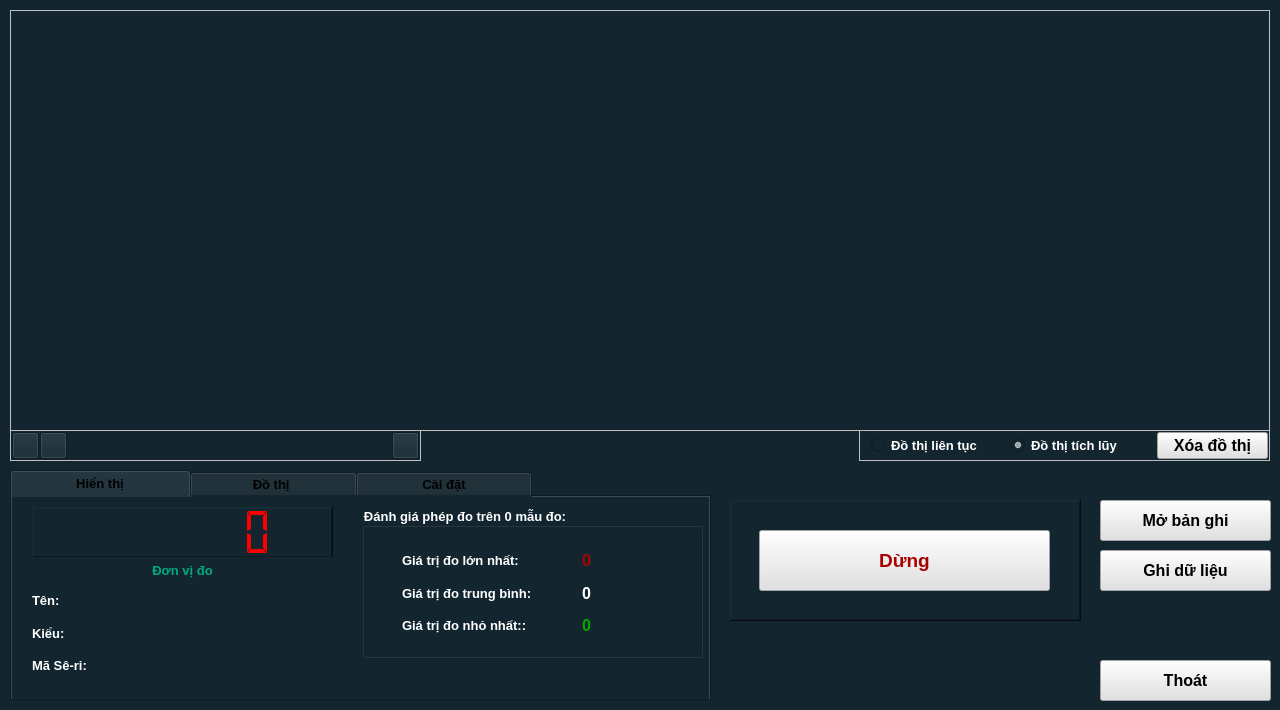
<?xml version="1.0" encoding="UTF-8"?>
<ui version="4.0">
 <class>Vchart_Zoom</class>
 <widget class="QWidget" name="Vchart_Zoom">
  <property name="geometry">
   <rect>
    <x>0</x>
    <y>0</y>
    <width>1280</width>
    <height>710</height>
   </rect>
  </property>
  <property name="windowTitle">
   <string>Phân tích</string>
  </property>
  <property name="windowIcon">
   <iconset resource="../image.qrc">
    <normaloff>:/image/ChartZoom_Icon.jpg</normaloff>:/image/ChartZoom_Icon.jpg</iconset>
  </property>
  <property name="styleSheet">
   <string notr="true">background-color: #132630;</string>
  </property>
  <widget class="QFrame" name="frame_Chart">
   <property name="geometry">
    <rect>
     <x>10</x>
     <y>10</y>
     <width>1260</width>
     <height>421</height>
    </rect>
   </property>
   <property name="styleSheet">
    <string notr="true">QFrame { 
border: 1px solid #C0C0C0;
}</string>
   </property>
   <property name="frameShape">
    <enum>QFrame::StyledPanel</enum>
   </property>
   <property name="frameShadow">
    <enum>QFrame::Raised</enum>
   </property>
  </widget>
  <widget class="QTabWidget" name="tabWidget">
   <property name="geometry">
    <rect>
     <x>10</x>
     <y>470</y>
     <width>701</width>
     <height>231</height>
    </rect>
   </property>
   <property name="font">
    <font>
     <pointsize>10</pointsize>
     <bold>true</bold>
    </font>
   </property>
   <property name="currentIndex">
    <number>0</number>
   </property>
   <widget class="QWidget" name="tab_Infor">
    <attribute name="title">
     <string>               Hiển thị               </string>
    </attribute>
    <widget class="QLCDNumber" name="lcdNumber_Value">
     <property name="geometry">
      <rect>
       <x>20</x>
       <y>10</y>
       <width>301</width>
       <height>51</height>
      </rect>
     </property>
     <property name="styleSheet">
      <string notr="true">background-color: #132630;
color: rgb(255, 0, 0);</string>
     </property>
     <property name="frameShape">
      <enum>QFrame::WinPanel</enum>
     </property>
     <property name="lineWidth">
      <number>1</number>
     </property>
     <property name="smallDecimalPoint">
      <bool>false</bool>
     </property>
     <property name="digitCount">
      <number>7</number>
     </property>
     <property name="segmentStyle">
      <enum>QLCDNumber::Flat</enum>
     </property>
     <property name="value" stdset="0">
      <double>0.000000000000000</double>
     </property>
     <property name="intValue" stdset="0">
      <number>0</number>
     </property>
    </widget>
    <widget class="QGroupBox" name="groupBox_Analysis">
     <property name="geometry">
      <rect>
       <x>350</x>
       <y>10</y>
       <width>341</width>
       <height>151</height>
      </rect>
     </property>
     <property name="font">
      <font>
       <pointsize>10</pointsize>
       <bold>true</bold>
      </font>
     </property>
     <property name="styleSheet">
      <string notr="true">color: rgb(255, 255, 255);</string>
     </property>
     <property name="title">
      <string>Đánh giá phép đo trên 0 mẫu đo:</string>
     </property>
     <property name="flat">
      <bool>false</bool>
     </property>
     <widget class="QWidget" name="verticalLayoutWidget_2">
      <property name="geometry">
       <rect>
        <x>220</x>
        <y>40</y>
        <width>101</width>
        <height>92</height>
       </rect>
      </property>
      <layout class="QVBoxLayout" name="verticalLayout_2">
       <item>
        <widget class="QLabel" name="label_ValueMax">
         <property name="font">
          <font>
           <pointsize>12</pointsize>
           <bold>true</bold>
          </font>
         </property>
         <property name="styleSheet">
          <string notr="true">color: rgb(170, 0, 0);</string>
         </property>
         <property name="text">
          <string>0</string>
         </property>
        </widget>
       </item>
       <item>
        <widget class="QLabel" name="label_ValueAvg">
         <property name="font">
          <font>
           <pointsize>12</pointsize>
           <bold>true</bold>
          </font>
         </property>
         <property name="styleSheet">
          <string notr="true">color: rgb(255, 255, 255);</string>
         </property>
         <property name="text">
          <string>0</string>
         </property>
        </widget>
       </item>
       <item>
        <widget class="QLabel" name="label_ValueMin">
         <property name="font">
          <font>
           <pointsize>12</pointsize>
           <bold>true</bold>
          </font>
         </property>
         <property name="styleSheet">
          <string notr="true">color: rgb(0, 170, 0);</string>
         </property>
         <property name="text">
          <string>0</string>
         </property>
        </widget>
       </item>
      </layout>
     </widget>
     <widget class="QWidget" name="verticalLayoutWidget">
      <property name="geometry">
       <rect>
        <x>40</x>
        <y>40</y>
        <width>150</width>
        <height>92</height>
       </rect>
      </property>
      <layout class="QVBoxLayout" name="verticalLayout">
       <item>
        <widget class="QLabel" name="label">
         <property name="font">
          <font>
           <pointsize>10</pointsize>
           <bold>true</bold>
          </font>
         </property>
         <property name="styleSheet">
          <string notr="true">color: rgb(255, 255, 255);</string>
         </property>
         <property name="text">
          <string>Giá trị đo lớn nhất:</string>
         </property>
        </widget>
       </item>
       <item>
        <widget class="QLabel" name="label_3">
         <property name="font">
          <font>
           <pointsize>10</pointsize>
           <bold>true</bold>
          </font>
         </property>
         <property name="styleSheet">
          <string notr="true">color: rgb(255, 255, 255);</string>
         </property>
         <property name="text">
          <string>Giá trị đo trung bình:</string>
         </property>
        </widget>
       </item>
       <item>
        <widget class="QLabel" name="label_2">
         <property name="font">
          <font>
           <pointsize>10</pointsize>
           <bold>true</bold>
          </font>
         </property>
         <property name="styleSheet">
          <string notr="true">color: rgb(255, 255, 255);</string>
         </property>
         <property name="text">
          <string>Giá trị đo nhỏ nhất::</string>
         </property>
        </widget>
       </item>
      </layout>
     </widget>
    </widget>
    <widget class="QWidget" name="verticalLayoutWidget_3">
     <property name="geometry">
      <rect>
       <x>20</x>
       <y>90</y>
       <width>70</width>
       <height>92</height>
      </rect>
     </property>
     <layout class="QVBoxLayout" name="verticalLayout_3">
      <item>
       <widget class="QLabel" name="label_4">
        <property name="font">
         <font>
          <pointsize>10</pointsize>
          <bold>true</bold>
         </font>
        </property>
        <property name="styleSheet">
         <string notr="true">color: rgb(255, 255, 255);</string>
        </property>
        <property name="text">
         <string>Tên:</string>
        </property>
       </widget>
      </item>
      <item>
       <widget class="QLabel" name="label_5">
        <property name="font">
         <font>
          <pointsize>10</pointsize>
          <bold>true</bold>
         </font>
        </property>
        <property name="styleSheet">
         <string notr="true">color: rgb(255, 255, 255);</string>
        </property>
        <property name="text">
         <string>Kiểu:</string>
        </property>
       </widget>
      </item>
      <item>
       <widget class="QLabel" name="label_6">
        <property name="font">
         <font>
          <pointsize>10</pointsize>
          <bold>true</bold>
         </font>
        </property>
        <property name="styleSheet">
         <string notr="true">color: rgb(255, 255, 255);</string>
        </property>
        <property name="text">
         <string>Mã Sê-ri:</string>
        </property>
       </widget>
      </item>
     </layout>
    </widget>
    <widget class="QWidget" name="verticalLayoutWidget_4">
     <property name="geometry">
      <rect>
       <x>99</x>
       <y>90</y>
       <width>221</width>
       <height>92</height>
      </rect>
     </property>
     <layout class="QVBoxLayout" name="verticalLayout_4">
      <item>
       <widget class="QLabel" name="label_Device_Name">
        <property name="font">
         <font>
          <pointsize>10</pointsize>
         </font>
        </property>
        <property name="styleSheet">
         <string notr="true">color: rgb(255, 255, 255);</string>
        </property>
        <property name="text">
         <string/>
        </property>
       </widget>
      </item>
      <item>
       <widget class="QLabel" name="label_Device_Type">
        <property name="font">
         <font>
          <pointsize>10</pointsize>
         </font>
        </property>
        <property name="styleSheet">
         <string notr="true">color: rgb(255, 255, 255);</string>
        </property>
        <property name="text">
         <string/>
        </property>
       </widget>
      </item>
      <item>
       <widget class="QLabel" name="label_Device_SN">
        <property name="font">
         <font>
          <pointsize>10</pointsize>
         </font>
        </property>
        <property name="styleSheet">
         <string notr="true">color: rgb(255, 255, 255);</string>
        </property>
        <property name="text">
         <string/>
        </property>
       </widget>
      </item>
     </layout>
    </widget>
    <widget class="QLabel" name="label_deviceUnit">
     <property name="geometry">
      <rect>
       <x>20</x>
       <y>60</y>
       <width>301</width>
       <height>26</height>
      </rect>
     </property>
     <property name="font">
      <font>
       <pointsize>10</pointsize>
       <bold>true</bold>
      </font>
     </property>
     <property name="layoutDirection">
      <enum>Qt::LeftToRight</enum>
     </property>
     <property name="styleSheet">
      <string notr="true">color: rgb(255, 255, 255);
color: rgb(0, 170, 127);</string>
     </property>
     <property name="text">
      <string>Đơn vị đo</string>
     </property>
     <property name="alignment">
      <set>Qt::AlignCenter</set>
     </property>
    </widget>
   </widget>
   <widget class="QWidget" name="tab">
    <attribute name="title">
     <string>              Đồ thị               </string>
    </attribute>
    <widget class="QSpinBox" name="spinBox_AxitX_Range_Max">
     <property name="geometry">
      <rect>
       <x>410</x>
       <y>30</y>
       <width>111</width>
       <height>81</height>
      </rect>
     </property>
     <property name="font">
      <font>
       <pointsize>10</pointsize>
       <bold>true</bold>
      </font>
     </property>
     <property name="styleSheet">
      <string notr="true">QSpinBox
{
background-color: rgb(255, 255, 255);
color: rgb(0, 0, 0);
}
QSpinBox::up-button
{
    min-width:40px;
    min-height: 20px;
}
QSpinBox::down-button
{
    min-width: 40px;
    min-height: 20px;
}</string>
     </property>
     <property name="minimum">
      <number>10</number>
     </property>
     <property name="maximum">
      <number>1000</number>
     </property>
     <property name="value">
      <number>100</number>
     </property>
    </widget>
    <widget class="QLabel" name="label_17">
     <property name="geometry">
      <rect>
       <x>390</x>
       <y>5</y>
       <width>161</width>
       <height>22</height>
      </rect>
     </property>
     <property name="font">
      <font>
       <pointsize>10</pointsize>
       <bold>true</bold>
      </font>
     </property>
     <property name="styleSheet">
      <string notr="true">color: rgb(255, 255, 255);</string>
     </property>
     <property name="text">
      <string>Số lượng mẫu (trục X):</string>
     </property>
    </widget>
    <widget class="QLabel" name="label_16">
     <property name="geometry">
      <rect>
       <x>230</x>
       <y>5</y>
       <width>91</width>
       <height>22</height>
      </rect>
     </property>
     <property name="font">
      <font>
       <pointsize>10</pointsize>
       <bold>true</bold>
      </font>
     </property>
     <property name="styleSheet">
      <string notr="true">color: rgb(255, 255, 255);</string>
     </property>
     <property name="text">
      <string>Trục Y - Cao</string>
     </property>
    </widget>
    <widget class="QSpinBox" name="spinBox_AxisY_Range_Min">
     <property name="geometry">
      <rect>
       <x>30</x>
       <y>30</y>
       <width>111</width>
       <height>81</height>
      </rect>
     </property>
     <property name="font">
      <font>
       <pointsize>10</pointsize>
       <bold>true</bold>
      </font>
     </property>
     <property name="styleSheet">
      <string notr="true">QSpinBox
{
background-color: rgb(255, 255, 255);
color: rgb(0, 0, 0);
}
QSpinBox::up-button
{
    min-width:40px;
    min-height: 20px;
}
QSpinBox::down-button
{
    min-width: 40px;
    min-height: 20px;
}</string>
     </property>
     <property name="minimum">
      <number>-9999999</number>
     </property>
     <property name="maximum">
      <number>9999999</number>
     </property>
     <property name="value">
      <number>0</number>
     </property>
    </widget>
    <widget class="QSpinBox" name="spinBox_AxisY_Range_Max">
     <property name="geometry">
      <rect>
       <x>220</x>
       <y>30</y>
       <width>111</width>
       <height>81</height>
      </rect>
     </property>
     <property name="font">
      <font>
       <pointsize>10</pointsize>
       <bold>true</bold>
      </font>
     </property>
     <property name="styleSheet">
      <string notr="true">QSpinBox
{
background-color: rgb(255, 255, 255);
color: rgb(0, 0, 0);
}
QSpinBox::up-button
{
    min-width:40px;
    min-height: 20px;
}
QSpinBox::down-button
{
    min-width: 40px;
    min-height: 20px;
}</string>
     </property>
     <property name="minimum">
      <number>-9999999</number>
     </property>
     <property name="maximum">
      <number>9999999</number>
     </property>
     <property name="value">
      <number>1</number>
     </property>
    </widget>
    <widget class="QPushButton" name="pushButton_SetConfigChart">
     <property name="geometry">
      <rect>
       <x>90</x>
       <y>125</y>
       <width>371</width>
       <height>51</height>
      </rect>
     </property>
     <property name="font">
      <font>
       <pointsize>12</pointsize>
       <bold>true</bold>
      </font>
     </property>
     <property name="styleSheet">
      <string notr="true">background-color: rgb(225, 225, 225);</string>
     </property>
     <property name="text">
      <string>Cài đặt đồ thị</string>
     </property>
    </widget>
    <widget class="QLabel" name="label_15">
     <property name="geometry">
      <rect>
       <x>40</x>
       <y>5</y>
       <width>101</width>
       <height>22</height>
      </rect>
     </property>
     <property name="font">
      <font>
       <pointsize>10</pointsize>
       <bold>true</bold>
      </font>
     </property>
     <property name="styleSheet">
      <string notr="true">color: rgb(255, 255, 255);</string>
     </property>
     <property name="text">
      <string>Trục Y - Thấp</string>
     </property>
    </widget>
   </widget>
   <widget class="QWidget" name="tab_2">
    <attribute name="title">
     <string>               Cài đặt               </string>
    </attribute>
    <widget class="QSpinBox" name="spinBox_SampleTime">
     <property name="geometry">
      <rect>
       <x>170</x>
       <y>40</y>
       <width>111</width>
       <height>81</height>
      </rect>
     </property>
     <property name="font">
      <font>
       <pointsize>10</pointsize>
       <bold>true</bold>
      </font>
     </property>
     <property name="styleSheet">
      <string notr="true">QSpinBox
{
background-color: rgb(255, 255, 255);
color: rgb(0, 0, 0);
}
QSpinBox::up-button
{
    min-width:40px;
    min-height: 20px;
}
QSpinBox::down-button
{
    min-width: 40px;
    min-height: 20px;
}</string>
     </property>
     <property name="minimum">
      <number>1</number>
     </property>
     <property name="maximum">
      <number>9999999</number>
     </property>
     <property name="value">
      <number>100</number>
     </property>
    </widget>
    <widget class="QLabel" name="label_13">
     <property name="geometry">
      <rect>
       <x>20</x>
       <y>70</y>
       <width>141</width>
       <height>22</height>
      </rect>
     </property>
     <property name="font">
      <font>
       <pointsize>10</pointsize>
       <bold>true</bold>
      </font>
     </property>
     <property name="styleSheet">
      <string notr="true">color: rgb(255, 255, 255);</string>
     </property>
     <property name="text">
      <string>Thời gian lấy mẫu :</string>
     </property>
    </widget>
    <widget class="QLabel" name="label_14">
     <property name="geometry">
      <rect>
       <x>290</x>
       <y>65</y>
       <width>41</width>
       <height>22</height>
      </rect>
     </property>
     <property name="font">
      <font>
       <pointsize>10</pointsize>
       <bold>true</bold>
      </font>
     </property>
     <property name="styleSheet">
      <string notr="true">color: rgb(255, 255, 255);</string>
     </property>
     <property name="text">
      <string>(ms)</string>
     </property>
    </widget>
    <widget class="QPushButton" name="pushButton_SetSampleTime">
     <property name="geometry">
      <rect>
       <x>330</x>
       <y>50</y>
       <width>151</width>
       <height>61</height>
      </rect>
     </property>
     <property name="font">
      <font>
       <pointsize>12</pointsize>
       <bold>true</bold>
      </font>
     </property>
     <property name="styleSheet">
      <string notr="true">background-color: rgb(225, 225, 225);</string>
     </property>
     <property name="text">
      <string>Cài đặt</string>
     </property>
    </widget>
   </widget>
  </widget>
  <widget class="QPushButton" name="pushButton_Cancel">
   <property name="geometry">
    <rect>
     <x>1100</x>
     <y>660</y>
     <width>171</width>
     <height>41</height>
    </rect>
   </property>
   <property name="font">
    <font>
     <pointsize>12</pointsize>
     <bold>true</bold>
    </font>
   </property>
   <property name="styleSheet">
    <string notr="true">background-color: rgb(225, 225, 225);</string>
   </property>
   <property name="text">
    <string>Thoát</string>
   </property>
  </widget>
  <widget class="QPushButton" name="pushButton_SaveData">
   <property name="geometry">
    <rect>
     <x>1100</x>
     <y>550</y>
     <width>171</width>
     <height>41</height>
    </rect>
   </property>
   <property name="font">
    <font>
     <pointsize>12</pointsize>
     <bold>true</bold>
    </font>
   </property>
   <property name="styleSheet">
    <string notr="true">background-color: rgb(225, 225, 225);</string>
   </property>
   <property name="text">
    <string>Ghi dữ liệu</string>
   </property>
  </widget>
  <widget class="QPushButton" name="pushButton_OpenData">
   <property name="geometry">
    <rect>
     <x>1100</x>
     <y>500</y>
     <width>171</width>
     <height>41</height>
    </rect>
   </property>
   <property name="font">
    <font>
     <pointsize>12</pointsize>
     <bold>true</bold>
    </font>
   </property>
   <property name="styleSheet">
    <string notr="true">background-color: rgb(225, 225, 225);</string>
   </property>
   <property name="text">
    <string>Mở bản ghi</string>
   </property>
  </widget>
  <widget class="QFrame" name="frame">
   <property name="geometry">
    <rect>
     <x>730</x>
     <y>500</y>
     <width>351</width>
     <height>121</height>
    </rect>
   </property>
   <property name="styleSheet">
    <string notr="true">background-color: #132630;</string>
   </property>
   <property name="frameShape">
    <enum>QFrame::WinPanel</enum>
   </property>
   <property name="frameShadow">
    <enum>QFrame::Raised</enum>
   </property>
   <widget class="QPushButton" name="pushButton_Stop">
    <property name="geometry">
     <rect>
      <x>29</x>
      <y>30</y>
      <width>291</width>
      <height>61</height>
     </rect>
    </property>
    <property name="font">
     <font>
      <pointsize>14</pointsize>
      <bold>true</bold>
     </font>
    </property>
    <property name="styleSheet">
     <string notr="true">background-color: rgb(225, 225, 225);
color: rgb(170, 0, 0);</string>
    </property>
    <property name="text">
     <string>Dừng</string>
    </property>
   </widget>
  </widget>
  <widget class="QFrame" name="frame_setChart">
   <property name="geometry">
    <rect>
     <x>859</x>
     <y>430</y>
     <width>411</width>
     <height>31</height>
    </rect>
   </property>
   <property name="styleSheet">
    <string notr="true">QFrame { 
border: 1px solid #C0C0C0;
}</string>
   </property>
   <property name="frameShape">
    <enum>QFrame::StyledPanel</enum>
   </property>
   <property name="frameShadow">
    <enum>QFrame::Raised</enum>
   </property>
   <widget class="QRadioButton" name="radioButton_Continuously">
    <property name="geometry">
     <rect>
      <x>12</x>
      <y>2</y>
      <width>141</width>
      <height>27</height>
     </rect>
    </property>
    <property name="font">
     <font>
      <pointsize>10</pointsize>
      <bold>true</bold>
     </font>
    </property>
    <property name="styleSheet">
     <string notr="true">color: rgb(255, 255, 255);</string>
    </property>
    <property name="text">
     <string>Đồ thị liên tục</string>
    </property>
    <property name="checked">
     <bool>false</bool>
    </property>
   </widget>
   <widget class="QRadioButton" name="radioButton_Accumulation">
    <property name="geometry">
     <rect>
      <x>152</x>
      <y>2</y>
      <width>131</width>
      <height>27</height>
     </rect>
    </property>
    <property name="font">
     <font>
      <pointsize>10</pointsize>
      <bold>true</bold>
     </font>
    </property>
    <property name="styleSheet">
     <string notr="true">color: rgb(255, 255, 255);</string>
    </property>
    <property name="text">
     <string>Đồ thị tích lũy</string>
    </property>
    <property name="checked">
     <bool>true</bool>
    </property>
   </widget>
   <widget class="QPushButton" name="pushButton_ClearChart">
    <property name="geometry">
     <rect>
      <x>298</x>
      <y>2</y>
      <width>111</width>
      <height>27</height>
     </rect>
    </property>
    <property name="font">
     <font>
      <pointsize>12</pointsize>
      <bold>true</bold>
     </font>
    </property>
    <property name="styleSheet">
     <string notr="true">background-color: rgb(225, 225, 225);</string>
    </property>
    <property name="text">
     <string>Xóa đồ thị</string>
    </property>
   </widget>
  </widget>
  <widget class="QFrame" name="frame_trackLine">
   <property name="geometry">
    <rect>
     <x>10</x>
     <y>430</y>
     <width>411</width>
     <height>31</height>
    </rect>
   </property>
   <property name="styleSheet">
    <string notr="true">QFrame { 
border: 1px solid #C0C0C0;
}</string>
   </property>
   <property name="frameShape">
    <enum>QFrame::StyledPanel</enum>
   </property>
   <property name="frameShadow">
    <enum>QFrame::Raised</enum>
   </property>
   <widget class="QPushButton" name="pushButton_TrackLine_Yax">
    <property name="geometry">
     <rect>
      <x>382</x>
      <y>2</y>
      <width>27</width>
      <height>27</height>
     </rect>
    </property>
    <property name="font">
     <font>
      <pointsize>14</pointsize>
      <bold>true</bold>
     </font>
    </property>
    <property name="toolTip">
     <string>tính hệ số góc y=ax</string>
    </property>
    <property name="text">
     <string/>
    </property>
    <property name="icon">
     <iconset resource="../image.qrc">
      <normaloff>:/image/MFS0103_Track_yax.jpg</normaloff>:/image/MFS0103_Track_yax.jpg</iconset>
    </property>
    <property name="iconSize">
     <size>
      <width>25</width>
      <height>25</height>
     </size>
    </property>
   </widget>
   <widget class="QPushButton" name="pushButton_TrackLine_Default">
    <property name="geometry">
     <rect>
      <x>2</x>
      <y>2</y>
      <width>27</width>
      <height>27</height>
     </rect>
    </property>
    <property name="font">
     <font>
      <pointsize>14</pointsize>
      <bold>true</bold>
     </font>
    </property>
    <property name="toolTip">
     <string>trục tọa độ ảo</string>
    </property>
    <property name="text">
     <string/>
    </property>
    <property name="icon">
     <iconset resource="../image.qrc">
      <normaloff>:/image/MFS0103_Track_D.jpg</normaloff>:/image/MFS0103_Track_D.jpg</iconset>
    </property>
    <property name="iconSize">
     <size>
      <width>25</width>
      <height>25</height>
     </size>
    </property>
   </widget>
   <widget class="QPushButton" name="pushButton_TrackLine_Tooltip">
    <property name="geometry">
     <rect>
      <x>30</x>
      <y>2</y>
      <width>27</width>
      <height>27</height>
     </rect>
    </property>
    <property name="font">
     <font>
      <pointsize>14</pointsize>
      <bold>true</bold>
     </font>
    </property>
    <property name="toolTip">
     <string>bắt điểm</string>
    </property>
    <property name="text">
     <string/>
    </property>
    <property name="icon">
     <iconset resource="../image.qrc">
      <normaloff>:/image/MFS0103_Track_T.jpg</normaloff>:/image/MFS0103_Track_T.jpg</iconset>
    </property>
    <property name="iconSize">
     <size>
      <width>25</width>
      <height>25</height>
     </size>
    </property>
   </widget>
  </widget>
 </widget>
 <resources>
  <include location="../image.qrc"/>
 </resources>
 <connections/>
</ui>
